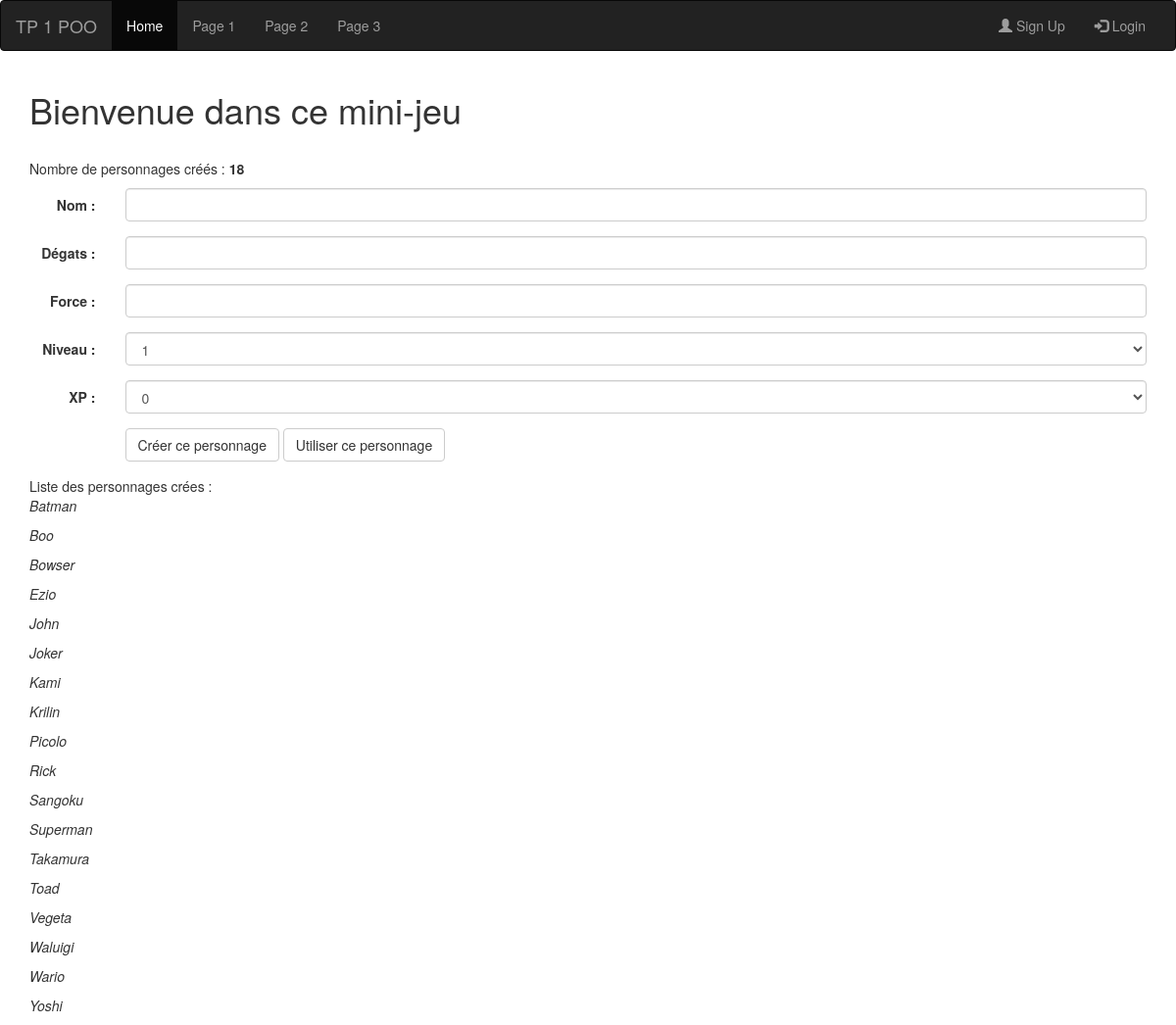
The page / on the database its author committed.
### tables this page shows
CREATE TABLE IF NOT EXISTS `personnages` (
  `id` int(11) NOT NULL AUTO_INCREMENT,
  `nom` varchar(255) NOT NULL,
  `forcePerso` int(11) NOT NULL,
  `degats` int(11) NOT NULL,
  `niveau` int(11) NOT NULL,
  `experience` int(11) NOT NULL,
  `nombreCoup` int(11) NOT NULL,
  `dateCreation` datetime NOT NULL,
  `type` enum('magicien','guerrier') DEFAULT NULL,
  `timeEndormi` int(11) DEFAULT NULL,
  `atout` int(11) DEFAULT NULL,
  PRIMARY KEY (`id`)
);

### script.php (called while the page is built, shortened)
<?php
require('personnage_manager.php');
$db = new PDO('mysql:host=localhost;dbname=test', 'root', '');
$db->setAttribute(PDO::ATTR_ERRMODE, PDO::ERRMODE_WARNING);
$manager = new PersonnagesManager($db);

### personnage_manager.php (called while the page is built, shortened)
<?php
class PersonnagesManager
{
  private $_db;
  public function setDb(PDO $db)
  {
    $this->_db = $db;
  }
  public function count()
  {
    return $this->_db->query('SELECT COUNT(*) FROM personnages')->fetchColumn();
  }
}

### index.php (the view, shortened to what this page needs)
<!DOCTYPE html>
<html lang="en">
<head>
  <link rel="stylesheet" href="http://maxcdn.bootstrapcdn.com/bootstrap/3.3.6/css/bootstrap.min.css">
</head>
<body>
<?php
  include('script.php');
?>
<nav class="navbar navbar-inverse">
  <div class="container-fluid">
    <div class="navbar-header">
      <a class="navbar-brand" href="index.php">TP 1 POO</a>
    </div>
    <div class="collapse navbar-collapse" id="myNavbar">
    <ul class="nav navbar-nav">
      <li class="active"><a href="index.php">Home</a></li>
      <li><a href="#">Page 1</a></li>
      <li><a href="#">Page 2</a></li>
      <li><a href="#">Page 3</a></li>
    </ul>
     <ul class="nav navbar-nav navbar-right">
      <li><a href="#"><span class="glyphicon glyphicon-user"></span> Sign Up</a></li>
      <li><a href="#"><span class="glyphicon glyphicon-log-in"></span> Login</a></li>
    </ul>
    </div>
  </div>
</nav>
<div class="container">
  <h1>Bienvenue dans ce mini-jeu</h1><br />
   <p>Nombre de personnages créés : <b><?= $manager->count() ?></b></p>
<?php
if (isset($perso))
{
  $perso->estDeco();
?>
    <p><a href="?deconnexion=1">Déconnexion</a></p>
    <legend>Mes informations</legend>
      <p>
        Nom : <?= htmlspecialchars($perso->nom()) ?><br />
        Dégâts reçus : <?= htmlspecialchars($perso->degats()) ?><br />
        Niveau : <?= htmlspecialchars($perso->niveau()) ?><br />
        Expérience : <?= htmlspecialchars($perso->experience()) ?><br />
        Force : <?= htmlspecialchars($perso->forcePerso()) ?><br />
        Nbr coup : <?= htmlspecialchars($perso->nombreCoup()) ?><br />
        Date de création: <?= htmlspecialchars($perso->dateCreation()) ?><br />
      </p>
    <legend>Qui frapper ?</legend>
<?php
$persos = $manager->getList($perso->nom());
if (empty($persos))
{
  echo 'Personne à frapper !';
}
if ($perso->estEndormi())
    {
      echo 'Limite de coup ateint, vous pouvez attaquer dans : ', $perso->prochainCoup(), '.';
    }
else
{
  foreach ($persos as $unPerso)
    echo '<a href="?frapper=', $unPerso->id(), '">', htmlspecialchars($unPerso->nom()),
         '</a> (Dégâts reçus: ', htmlspecialchars($unPerso->degats()), ' | Niveau : ', htmlspecialchars($unPerso->niveau()),
         ' | Exp : ', htmlspecialchars($unPerso->experience()), ' | Force : ', htmlspecialchars($unPerso->forcePerso()),
         ' | NombreCoup : ', htmlspecialchars($unPerso->nombreCoup()),
         ' | Date du dernier coup : ', htmlspecialchars($unPerso->dateCoup()),
         ' | Date de création : ', htmlspecialchars($unPerso->dateCreation()), ')<br />';
}
?>
<?php
}
else
{
?>
<form class="form-horizontal" role="form" action="" method="post" name="formulaire" onsubmit="return verif_formulaire()">
  <div class="form-group">
    <label class="control-label col-sm-1" for="nom">Nom :</label>
    <div class="col-sm-11">
      <input type="text" class="form-control" id="nom" name="nom"/>
    </div>
  </div>
  <div class="form-group">
    <label class="control-label col-sm-1" for="degats">Dégats :</label>
    <div class="col-sm-11">
      <input type="text" class="form-control" id="degats" name="degats"/>
    </div>
  </div>
  <div class="form-group">
    <label class="control-label col-sm-1" for="forcePerso">Force :</label>
    <div class="col-sm-11">
      <input type="text" class="form-control" id="forcePerso" name="forcePerso"/>
    </div>
  </div>
  <div class="form-group">
    <label class="control-label col-sm-1" for="niveau">Niveau :</label>
    <div class="col-sm-11">
      <select class="form-control" name="niveau">
        <option>1</option>
      </select>
    </div>
  </div>
   <div class="form-group">
    <label class="control-label col-sm-1" for="exp">XP :</label>
    <div class="col-sm-11">
      <select class="form-control" name="experience">
        <option>0</option>
      </select>
    </div>
  </div>
  <div class="form-group">
    <div class="col-sm-offset-1 col-sm-11">
      <button type="submit" class="btn btn-default" name="creer">Créer ce personnage</button>
      <button type="submit" class="btn btn-default" name="utiliser">Utiliser ce personnage</button>
    </div>
  </div>
</form>
<?php
$q ='SELECT id, nom, degats, niveau, experience FROM personnages ORDER BY nom';
    $reponse = $db->query($q);
    echo"Liste des personnages crées :";
    while($donnees = $reponse->fetch())
    {
      echo "<p><em>" . htmlspecialchars($donnees['nom']) . "</em></p>";
    }
}
?>
</div>
</body>
</html>

### rows shown on the page
personnages: nom "Batman"
personnages: nom "Boo"
personnages: nom "Bowser"
personnages: nom "Ezio"
personnages: nom "John"
personnages: nom "Joker"
personnages: nom "Kami"
personnages: nom "Krilin"
personnages: nom "Picolo"
personnages: nom "Rick"
personnages: nom "Sangoku"
personnages: nom "Superman"
personnages: nom "Takamura"
personnages: nom "Toad"
personnages: nom "Vegeta"
personnages: nom "Waluigi"
personnages: nom "Wario"
personnages: nom "Yoshi"

### other values the page prints
$manager->count() "18"
